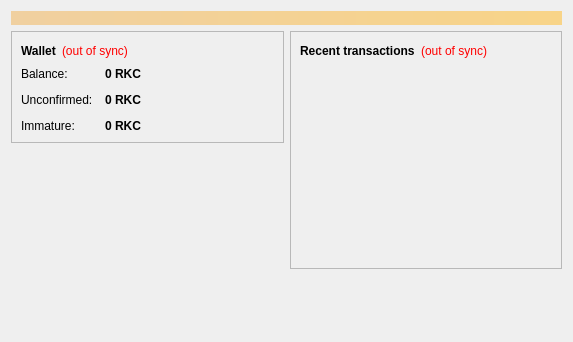
<?xml version="1.0" encoding="UTF-8"?>
<ui version="4.0">
 <class>OverviewPage</class>
 <widget class="QWidget" name="OverviewPage">
  <property name="geometry">
   <rect>
    <x>0</x>
    <y>0</y>
    <width>573</width>
    <height>342</height>
   </rect>
  </property>
  <property name="windowTitle">
   <string>Form</string>
  </property>
  <layout class="QVBoxLayout" name="topLayout">
   <item>
    <widget class="QLabel" name="labelAlerts">
     <property name="visible">
      <bool>false</bool>
     </property>
     <property name="styleSheet">
      <string notr="true">background-color: qlineargradient(x1: 0, y1: 0, x2: 1, y2: 0, stop:0 #F0D0A0, stop:1 #F8D488); color:#000000;</string>
     </property>
     <property name="wordWrap">
      <bool>true</bool>
     </property>
     <property name="margin">
      <number>3</number>
     </property>
    </widget>
   </item>
   <item>
    <layout class="QHBoxLayout" name="horizontalLayout" stretch="1,1">
     <item>
      <layout class="QVBoxLayout" name="verticalLayout_2">
       <item>
        <widget class="QFrame" name="frame">
         <property name="frameShape">
          <enum>QFrame::StyledPanel</enum>
         </property>
         <property name="frameShadow">
          <enum>QFrame::Raised</enum>
         </property>
         <layout class="QVBoxLayout" name="verticalLayout_4">
          <item>
           <layout class="QHBoxLayout" name="horizontalLayout_4">
            <item>
             <widget class="QLabel" name="label_5">
              <property name="font">
               <font>
                <weight>75</weight>
                <bold>true</bold>
               </font>
              </property>
              <property name="text">
               <string>Wallet</string>
              </property>
             </widget>
            </item>
            <item>
             <widget class="QLabel" name="labelWalletStatus">
              <property name="toolTip">
               <string>The displayed information may be out of date. Your wallet automatically synchronizes with the Rkcoin network after a connection is established, but this process has not completed yet.</string>
              </property>
              <property name="styleSheet">
               <string notr="true">QLabel { color: red; }</string>
              </property>
              <property name="text">
               <string notr="true">(out of sync)</string>
              </property>
              <property name="alignment">
               <set>Qt::AlignLeading|Qt::AlignLeft|Qt::AlignVCenter</set>
              </property>
             </widget>
            </item>
            <item>
             <spacer name="horizontalSpacer_2">
              <property name="orientation">
               <enum>Qt::Horizontal</enum>
              </property>
              <property name="sizeHint" stdset="0">
               <size>
                <width>40</width>
                <height>20</height>
               </size>
              </property>
             </spacer>
            </item>
           </layout>
          </item>
          <item>
           <layout class="QFormLayout" name="formLayout_2">
            <property name="fieldGrowthPolicy">
             <enum>QFormLayout::AllNonFixedFieldsGrow</enum>
            </property>
            <property name="horizontalSpacing">
             <number>12</number>
            </property>
            <property name="verticalSpacing">
             <number>12</number>
            </property>
            <item row="0" column="0">
             <widget class="QLabel" name="label">
              <property name="text">
               <string>Balance:</string>
              </property>
             </widget>
            </item>
            <item row="0" column="1">
             <widget class="QLabel" name="labelBalance">
              <property name="font">
               <font>
                <weight>75</weight>
                <bold>true</bold>
               </font>
              </property>
              <property name="cursor">
               <cursorShape>IBeamCursor</cursorShape>
              </property>
              <property name="toolTip">
               <string>Your current balance</string>
              </property>
              <property name="text">
               <string notr="true">0 RKC</string>
              </property>
              <property name="textInteractionFlags">
               <set>Qt::LinksAccessibleByMouse|Qt::TextSelectableByKeyboard|Qt::TextSelectableByMouse</set>
              </property>
             </widget>
            </item>
            <item row="1" column="0">
             <widget class="QLabel" name="label_3">
              <property name="text">
               <string>Unconfirmed:</string>
              </property>
             </widget>
            </item>
            <item row="1" column="1">
             <widget class="QLabel" name="labelUnconfirmed">
              <property name="font">
               <font>
                <weight>75</weight>
                <bold>true</bold>
               </font>
              </property>
              <property name="cursor">
               <cursorShape>IBeamCursor</cursorShape>
              </property>
              <property name="toolTip">
               <string>Total of transactions that have yet to be confirmed, and do not yet count toward the current balance</string>
              </property>
              <property name="text">
               <string notr="true">0 RKC</string>
              </property>
              <property name="textInteractionFlags">
               <set>Qt::LinksAccessibleByMouse|Qt::TextSelectableByKeyboard|Qt::TextSelectableByMouse</set>
              </property>
             </widget>
            </item>
            <item row="2" column="0">
             <widget class="QLabel" name="labelImmatureText">
              <property name="text">
               <string>Immature:</string>
              </property>
             </widget>
            </item>
            <item row="2" column="1">
             <widget class="QLabel" name="labelImmature">
              <property name="font">
               <font>
                <weight>75</weight>
                <bold>true</bold>
               </font>
              </property>
              <property name="toolTip">
               <string>Mined balance that has not yet matured</string>
              </property>
              <property name="text">
               <string notr="true">0 RKC</string>
              </property>
              <property name="textInteractionFlags">
               <set>Qt::LinksAccessibleByMouse|Qt::TextSelectableByKeyboard|Qt::TextSelectableByMouse</set>
              </property>
             </widget>
            </item>
           </layout>
          </item>
         </layout>
        </widget>
       </item>
       <item>
        <spacer name="verticalSpacer">
         <property name="orientation">
          <enum>Qt::Vertical</enum>
         </property>
         <property name="sizeHint" stdset="0">
          <size>
           <width>20</width>
           <height>40</height>
          </size>
         </property>
        </spacer>
       </item>
      </layout>
     </item>
     <item>
      <layout class="QVBoxLayout" name="verticalLayout_3">
       <item>
        <widget class="QFrame" name="frame_2">
         <property name="frameShape">
          <enum>QFrame::StyledPanel</enum>
         </property>
         <property name="frameShadow">
          <enum>QFrame::Raised</enum>
         </property>
         <layout class="QVBoxLayout" name="verticalLayout">
          <item>
           <layout class="QHBoxLayout" name="horizontalLayout_2">
            <item>
             <widget class="QLabel" name="label_4">
              <property name="text">
               <string>&lt;b&gt;Recent transactions&lt;/b&gt;</string>
              </property>
             </widget>
            </item>
            <item>
             <widget class="QLabel" name="labelTransactionsStatus">
              <property name="toolTip">
               <string>The displayed information may be out of date. Your wallet automatically synchronizes with the Rkcoin network after a connection is established, but this process has not completed yet.</string>
              </property>
              <property name="styleSheet">
               <string notr="true">QLabel { color: red; }</string>
              </property>
              <property name="text">
               <string notr="true">(out of sync)</string>
              </property>
              <property name="alignment">
               <set>Qt::AlignRight|Qt::AlignTrailing|Qt::AlignVCenter</set>
              </property>
             </widget>
            </item>
            <item>
             <spacer name="horizontalSpacer">
              <property name="orientation">
               <enum>Qt::Horizontal</enum>
              </property>
              <property name="sizeHint" stdset="0">
               <size>
                <width>40</width>
                <height>20</height>
               </size>
              </property>
             </spacer>
            </item>
           </layout>
          </item>
          <item>
           <widget class="QListView" name="listTransactions">
            <property name="styleSheet">
             <string notr="true">QListView { background: transparent; }</string>
            </property>
            <property name="frameShape">
             <enum>QFrame::NoFrame</enum>
            </property>
            <property name="verticalScrollBarPolicy">
             <enum>Qt::ScrollBarAlwaysOff</enum>
            </property>
            <property name="horizontalScrollBarPolicy">
             <enum>Qt::ScrollBarAlwaysOff</enum>
            </property>
            <property name="selectionMode">
             <enum>QAbstractItemView::NoSelection</enum>
            </property>
           </widget>
          </item>
         </layout>
        </widget>
       </item>
       <item>
        <spacer name="verticalSpacer_2">
         <property name="orientation">
          <enum>Qt::Vertical</enum>
         </property>
         <property name="sizeHint" stdset="0">
          <size>
           <width>20</width>
           <height>40</height>
          </size>
         </property>
        </spacer>
       </item>
      </layout>
     </item>
    </layout>
   </item>
  </layout>
 </widget>
 <resources/>
 <connections/>
</ui>
